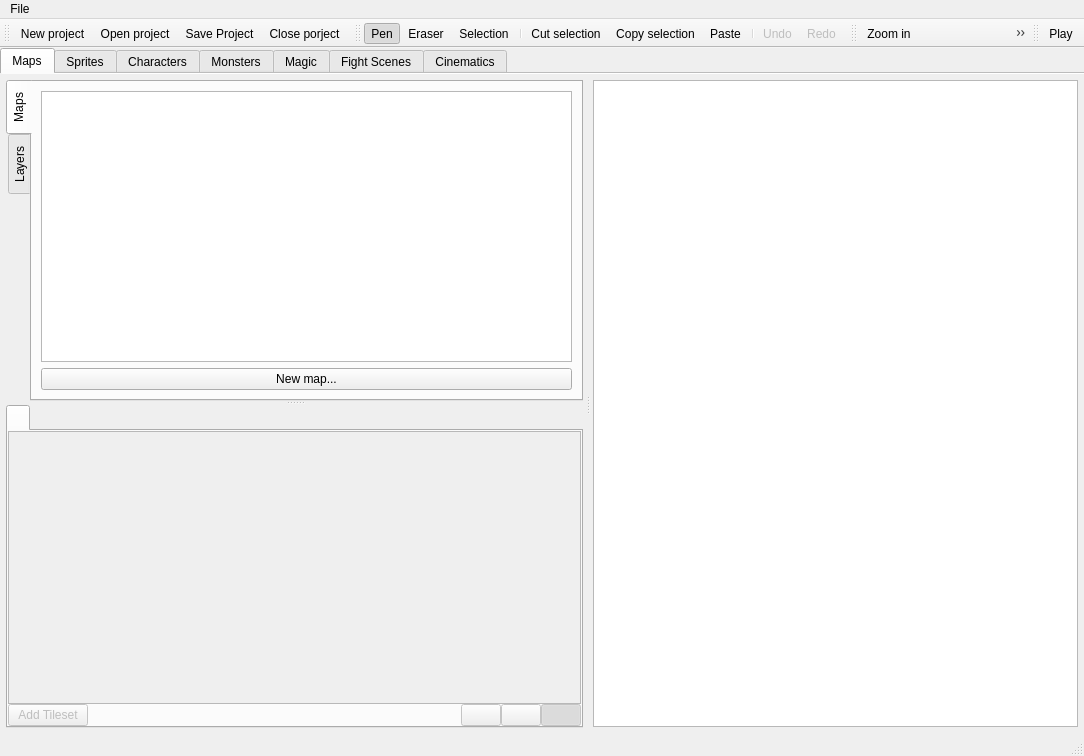
<?xml version="1.0" encoding="UTF-8"?>
<ui version="4.0">
 <class>GeneralWindow</class>
 <widget class="QMainWindow" name="GeneralWindow">
  <property name="geometry">
   <rect>
    <x>0</x>
    <y>0</y>
    <width>1084</width>
    <height>756</height>
   </rect>
  </property>
  <property name="contextMenuPolicy">
   <enum>Qt::CustomContextMenu</enum>
  </property>
  <property name="windowTitle">
   <string>Dummy Editor</string>
  </property>
  <widget class="QWidget" name="centralwidget">
   <layout class="QVBoxLayout" name="verticalLayout_3">
    <property name="spacing">
     <number>0</number>
    </property>
    <property name="leftMargin">
     <number>0</number>
    </property>
    <property name="topMargin">
     <number>0</number>
    </property>
    <property name="rightMargin">
     <number>0</number>
    </property>
    <property name="bottomMargin">
     <number>0</number>
    </property>
    <item>
     <widget class="QTabWidget" name="panels_tabs">
      <property name="currentIndex">
       <number>0</number>
      </property>
      <property name="documentMode">
       <bool>true</bool>
      </property>
      <widget class="QWidget" name="tab_map">
       <property name="enabled">
        <bool>true</bool>
       </property>
       <attribute name="title">
        <string>Maps</string>
       </attribute>
       <layout class="QHBoxLayout" name="horizontalLayout_6">
        <property name="spacing">
         <number>0</number>
        </property>
        <property name="leftMargin">
         <number>6</number>
        </property>
        <property name="topMargin">
         <number>6</number>
        </property>
        <property name="rightMargin">
         <number>6</number>
        </property>
        <property name="bottomMargin">
         <number>6</number>
        </property>
        <item>
         <widget class="QSplitter" name="splitter_map">
          <property name="orientation">
           <enum>Qt::Horizontal</enum>
          </property>
          <property name="handleWidth">
           <number>10</number>
          </property>
          <widget class="QSplitter" name="splitter_chipset">
           <property name="orientation">
            <enum>Qt::Vertical</enum>
           </property>
           <widget class="QTabWidget" name="maps_panel">
            <property name="tabPosition">
             <enum>QTabWidget::West</enum>
            </property>
            <property name="currentIndex">
             <number>0</number>
            </property>
            <widget class="QWidget" name="map_list_tab">
             <attribute name="title">
              <string>Maps</string>
             </attribute>
             <layout class="QVBoxLayout" name="verticalLayout_2">
              <item>
               <widget class="Editor::MapsTreeView" name="mapsList">
                <property name="contextMenuPolicy">
                 <enum>Qt::CustomContextMenu</enum>
                </property>
                <property name="editTriggers">
                 <set>QAbstractItemView::NoEditTriggers</set>
                </property>
                <property name="dragEnabled">
                 <bool>true</bool>
                </property>
                <property name="dragDropMode">
                 <enum>QAbstractItemView::InternalMove</enum>
                </property>
                <property name="expandsOnDoubleClick">
                 <bool>false</bool>
                </property>
               </widget>
              </item>
              <item>
               <widget class="QPushButton" name="btnNewMap">
                <property name="text">
                 <string>New map...</string>
                </property>
               </widget>
              </item>
             </layout>
            </widget>
            <widget class="Editor::FloorListWidget" name="layer_list_tab">
             <attribute name="title">
              <string>Layers</string>
             </attribute>
            </widget>
           </widget>
           <widget class="QTabWidget" name="chipsets_panel">
            <property name="enabled">
             <bool>false</bool>
            </property>
            <property name="currentIndex">
             <number>0</number>
            </property>
            <widget class="QWidget" name="chipsets_tab">
             <attribute name="title">
              <string/>
             </attribute>
             <layout class="QVBoxLayout" name="verticalLayout">
              <property name="spacing">
               <number>0</number>
              </property>
              <property name="leftMargin">
               <number>0</number>
              </property>
              <property name="topMargin">
               <number>0</number>
              </property>
              <property name="rightMargin">
               <number>0</number>
              </property>
              <property name="bottomMargin">
               <number>0</number>
              </property>
              <item>
               <widget class="QGraphicsView" name="graphicsViewChipset"/>
              </item>
              <item>
               <layout class="QHBoxLayout" name="chipset_buttons">
                <item>
                 <widget class="QPushButton" name="chipsetAddButton">
                  <property name="text">
                   <string>Add Tileset</string>
                  </property>
                 </widget>
                </item>
                <item>
                 <spacer name="horizontalSpacer">
                  <property name="orientation">
                   <enum>Qt::Horizontal</enum>
                  </property>
                  <property name="sizeHint" stdset="0">
                   <size>
                    <width>40</width>
                    <height>20</height>
                   </size>
                  </property>
                 </spacer>
                </item>
                <item>
                 <widget class="QPushButton" name="btn_refreshTileset">
                  <property name="toolTip">
                   <string>Refresh tileset</string>
                  </property>
                  <property name="text">
                   <string/>
                  </property>
                  <property name="icon">
                   <iconset resource="../icons.qrc">
                    <normaloff>:/icons/icon_refresh.png</normaloff>:/icons/icon_refresh.png</iconset>
                  </property>
                 </widget>
                </item>
                <item>
                 <widget class="QPushButton" name="btnSwapBackground">
                  <property name="toolTip">
                   <string>Toggle dark background</string>
                  </property>
                  <property name="text">
                   <string/>
                  </property>
                  <property name="icon">
                   <iconset resource="../icons.qrc">
                    <normaloff>:/icons/icon_black_white.png</normaloff>:/icons/icon_black_white.png</iconset>
                  </property>
                  <property name="checkable">
                   <bool>true</bool>
                  </property>
                 </widget>
                </item>
                <item>
                 <widget class="QPushButton" name="toggleGridChipset">
                  <property name="toolTip">
                   <string>Toggle grid</string>
                  </property>
                  <property name="text">
                   <string/>
                  </property>
                  <property name="icon">
                   <iconset resource="../icons.qrc">
                    <normaloff>:/icons/icon_penpath.png</normaloff>:/icons/icon_penpath.png</iconset>
                  </property>
                  <property name="checkable">
                   <bool>true</bool>
                  </property>
                  <property name="checked">
                   <bool>true</bool>
                  </property>
                 </widget>
                </item>
               </layout>
              </item>
             </layout>
            </widget>
           </widget>
          </widget>
          <widget class="QWidget" name="horizontalWidget" native="true">
           <layout class="QHBoxLayout" name="horizontalLayout_5">
            <property name="spacing">
             <number>0</number>
            </property>
            <property name="leftMargin">
             <number>0</number>
            </property>
            <property name="topMargin">
             <number>0</number>
            </property>
            <property name="rightMargin">
             <number>0</number>
            </property>
            <property name="bottomMargin">
             <number>1</number>
            </property>
            <item>
             <widget class="QGraphicsView" name="graphicsViewMap">
              <property name="enabled">
               <bool>true</bool>
              </property>
             </widget>
            </item>
           </layout>
          </widget>
         </widget>
        </item>
       </layout>
      </widget>
      <widget class="Editor::SpritesWidget" name="tab_sprites">
       <attribute name="title">
        <string>Sprites</string>
       </attribute>
      </widget>
      <widget class="Editor::CharactersWidget" name="tab_chars">
       <attribute name="title">
        <string>Characters</string>
       </attribute>
      </widget>
      <widget class="QWidget" name="tab_monsters">
       <attribute name="title">
        <string>Monsters</string>
       </attribute>
      </widget>
      <widget class="QWidget" name="tab_magic">
       <attribute name="title">
        <string>Magic</string>
       </attribute>
      </widget>
      <widget class="QWidget" name="tab_fights">
       <attribute name="title">
        <string>Fight Scenes</string>
       </attribute>
      </widget>
      <widget class="Editor::CinematicsWidget" name="tab_cinematics">
       <attribute name="title">
        <string>Cinematics</string>
       </attribute>
      </widget>
     </widget>
    </item>
   </layout>
  </widget>
  <widget class="QMenuBar" name="menubar">
   <property name="geometry">
    <rect>
     <x>0</x>
     <y>0</y>
     <width>1084</width>
     <height>22</height>
    </rect>
   </property>
   <widget class="QMenu" name="menuFile">
    <property name="title">
     <string>File</string>
    </property>
    <addaction name="actionNew"/>
   </widget>
   <addaction name="menuFile"/>
  </widget>
  <widget class="QStatusBar" name="statusbar"/>
  <widget class="QToolBar" name="toolbar_general">
   <property name="windowTitle">
    <string>toolBar</string>
   </property>
   <attribute name="toolBarArea">
    <enum>TopToolBarArea</enum>
   </attribute>
   <attribute name="toolBarBreak">
    <bool>false</bool>
   </attribute>
   <addaction name="actionNew"/>
   <addaction name="actionOpen"/>
   <addaction name="actionSave"/>
   <addaction name="actionClose"/>
  </widget>
  <widget class="QToolBar" name="toolbar_mapTools">
   <property name="windowTitle">
    <string>toolBar</string>
   </property>
   <attribute name="toolBarArea">
    <enum>TopToolBarArea</enum>
   </attribute>
   <attribute name="toolBarBreak">
    <bool>false</bool>
   </attribute>
   <addaction name="actionPen"/>
   <addaction name="actionEraser"/>
   <addaction name="actionSelection"/>
   <addaction name="separator"/>
   <addaction name="actionCut"/>
   <addaction name="actionCopy"/>
   <addaction name="actionPaste"/>
   <addaction name="separator"/>
   <addaction name="actionUndo"/>
   <addaction name="actionRedo"/>
  </widget>
  <widget class="QToolBar" name="toolbar_zoomTool">
   <property name="windowTitle">
    <string>toolBar</string>
   </property>
   <attribute name="toolBarArea">
    <enum>TopToolBarArea</enum>
   </attribute>
   <attribute name="toolBarBreak">
    <bool>false</bool>
   </attribute>
   <addaction name="actionZoomIn"/>
   <addaction name="actionResize"/>
   <addaction name="actionZoomOut"/>
   <addaction name="actionToggleGrid"/>
  </widget>
  <widget class="QToolBar" name="toolbar_gameTool">
   <property name="windowTitle">
    <string>toolBar</string>
   </property>
   <attribute name="toolBarArea">
    <enum>TopToolBarArea</enum>
   </attribute>
   <attribute name="toolBarBreak">
    <bool>false</bool>
   </attribute>
   <addaction name="actionPlay"/>
  </widget>
  <action name="actionNew">
   <property name="icon">
    <iconset resource="../icons.qrc">
     <normaloff>:/icons/newProject_Icon.png</normaloff>:/icons/newProject_Icon.png</iconset>
   </property>
   <property name="text">
    <string>New project</string>
   </property>
  </action>
  <action name="actionEraser">
   <property name="checkable">
    <bool>true</bool>
   </property>
   <property name="icon">
    <iconset resource="../icons.qrc">
     <normaloff>:/icons/icon_eraser.png</normaloff>:/icons/icon_eraser.png</iconset>
   </property>
   <property name="text">
    <string>Eraser</string>
   </property>
  </action>
  <action name="actionPen">
   <property name="checkable">
    <bool>true</bool>
   </property>
   <property name="checked">
    <bool>true</bool>
   </property>
   <property name="icon">
    <iconset resource="../icons.qrc">
     <normaloff>:/icons/icon_pen.png</normaloff>:/icons/icon_pen.png</iconset>
   </property>
   <property name="text">
    <string>Pen</string>
   </property>
  </action>
  <action name="actionPlay">
   <property name="icon">
    <iconset resource="../icons.qrc">
     <normaloff>:/icons/icon_launch.png</normaloff>:/icons/icon_launch.png</iconset>
   </property>
   <property name="text">
    <string>Play</string>
   </property>
  </action>
  <action name="actionOpen">
   <property name="icon">
    <iconset resource="../icons.qrc">
     <normaloff>:/icons/openProject_Icon.png</normaloff>:/icons/openProject_Icon.png</iconset>
   </property>
   <property name="text">
    <string>Open project</string>
   </property>
  </action>
  <action name="actionSave">
   <property name="icon">
    <iconset resource="../icons.qrc">
     <normaloff>:/icons/save_Icon.png</normaloff>:/icons/save_Icon.png</iconset>
   </property>
   <property name="text">
    <string>Save Project</string>
   </property>
   <property name="toolTip">
    <string>Save the project</string>
   </property>
  </action>
  <action name="actionClose">
   <property name="icon">
    <iconset resource="../icons.qrc">
     <normaloff>:/icons/close_icon_red.png</normaloff>:/icons/close_icon_red.png</iconset>
   </property>
   <property name="text">
    <string>Close porject</string>
   </property>
   <property name="toolTip">
    <string>Close the project</string>
   </property>
  </action>
  <action name="actionCut">
   <property name="icon">
    <iconset resource="../icons.qrc">
     <normaloff>:/icons/Cut_icon.png</normaloff>:/icons/Cut_icon.png</iconset>
   </property>
   <property name="text">
    <string>Cut selection</string>
   </property>
   <property name="toolTip">
    <string>Cut selection</string>
   </property>
  </action>
  <action name="actionCopy">
   <property name="icon">
    <iconset resource="../icons.qrc">
     <normaloff>:/icons/copy_Icon.png</normaloff>:/icons/copy_Icon.png</iconset>
   </property>
   <property name="text">
    <string>Copy selection</string>
   </property>
   <property name="toolTip">
    <string>Copy selection</string>
   </property>
  </action>
  <action name="actionPaste">
   <property name="checkable">
    <bool>true</bool>
   </property>
   <property name="icon">
    <iconset resource="../icons.qrc">
     <normaloff>:/icons/past_Icon.png</normaloff>:/icons/past_Icon.png</iconset>
   </property>
   <property name="text">
    <string>Paste </string>
   </property>
   <property name="toolTip">
    <string>Paste the cutted/copied selection</string>
   </property>
  </action>
  <action name="actionToggleGrid">
   <property name="checkable">
    <bool>true</bool>
   </property>
   <property name="checked">
    <bool>true</bool>
   </property>
   <property name="icon">
    <iconset resource="../icons.qrc">
     <normaloff>:/icons/icon_penpath.png</normaloff>:/icons/icon_penpath.png</iconset>
   </property>
   <property name="text">
    <string>Toggle Grid</string>
   </property>
  </action>
  <action name="actionSelection">
   <property name="checkable">
    <bool>true</bool>
   </property>
   <property name="icon">
    <iconset resource="../icons.qrc">
     <normaloff>:/icons/icon_selection.png</normaloff>:/icons/icon_selection.png</iconset>
   </property>
   <property name="text">
    <string>Selection</string>
   </property>
  </action>
  <action name="actionUndo">
   <property name="enabled">
    <bool>false</bool>
   </property>
   <property name="icon">
    <iconset resource="../icons.qrc">
     <normaloff>:/icons/Undo_icon.png</normaloff>:/icons/Undo_icon.png</iconset>
   </property>
   <property name="text">
    <string>Undo</string>
   </property>
  </action>
  <action name="actionRedo">
   <property name="enabled">
    <bool>false</bool>
   </property>
   <property name="icon">
    <iconset resource="../icons.qrc">
     <normaloff>:/icons/Redo_icon.png</normaloff>:/icons/Redo_icon.png</iconset>
   </property>
   <property name="text">
    <string>Redo</string>
   </property>
  </action>
  <action name="actionZoomIn">
   <property name="icon">
    <iconset resource="../icons.qrc">
     <normaloff>:/icons/icon_zoom_in.png</normaloff>:/icons/icon_zoom_in.png</iconset>
   </property>
   <property name="text">
    <string>Zoom in</string>
   </property>
   <property name="toolTip">
    <string>Zoom in</string>
   </property>
  </action>
  <action name="actionZoomOut">
   <property name="icon">
    <iconset resource="../icons.qrc">
     <normaloff>:/icons/icon_zoom_out.png</normaloff>:/icons/icon_zoom_out.png</iconset>
   </property>
   <property name="text">
    <string>Zoom Out</string>
   </property>
   <property name="toolTip">
    <string>zoom out</string>
   </property>
  </action>
  <action name="actionResize">
   <property name="icon">
    <iconset resource="../icons.qrc">
     <normaloff>:/icons/icon_resize.png</normaloff>:/icons/icon_resize.png</iconset>
   </property>
   <property name="text">
    <string>Resize window</string>
   </property>
   <property name="toolTip">
    <string>Resize window</string>
   </property>
  </action>
 </widget>
 <customwidgets>
  <customwidget>
   <class>Editor::MapsTreeView</class>
   <extends>QTreeView</extends>
   <header>widgetsMap/mapsTree.hpp</header>
  </customwidget>
  <customwidget>
   <class>Editor::FloorListWidget</class>
   <extends>QWidget</extends>
   <header>widgetsMap/mapFloorTreeWidget.hpp</header>
   <container>1</container>
  </customwidget>
  <customwidget>
   <class>Editor::CinematicsWidget</class>
   <extends>QWidget</extends>
   <header>widgets/cinematicsWidget.hpp</header>
   <container>1</container>
  </customwidget>
  <customwidget>
   <class>Editor::SpritesWidget</class>
   <extends>QWidget</extends>
   <header>widgets/spritesWidget.hpp</header>
   <container>1</container>
  </customwidget>
  <customwidget>
   <class>Editor::CharactersWidget</class>
   <extends>QWidget</extends>
   <header>widgets/charactersWidget.hpp</header>
   <container>1</container>
  </customwidget>
 </customwidgets>
 <resources>
  <include location="../icons.qrc"/>
 </resources>
 <connections/>
</ui>
